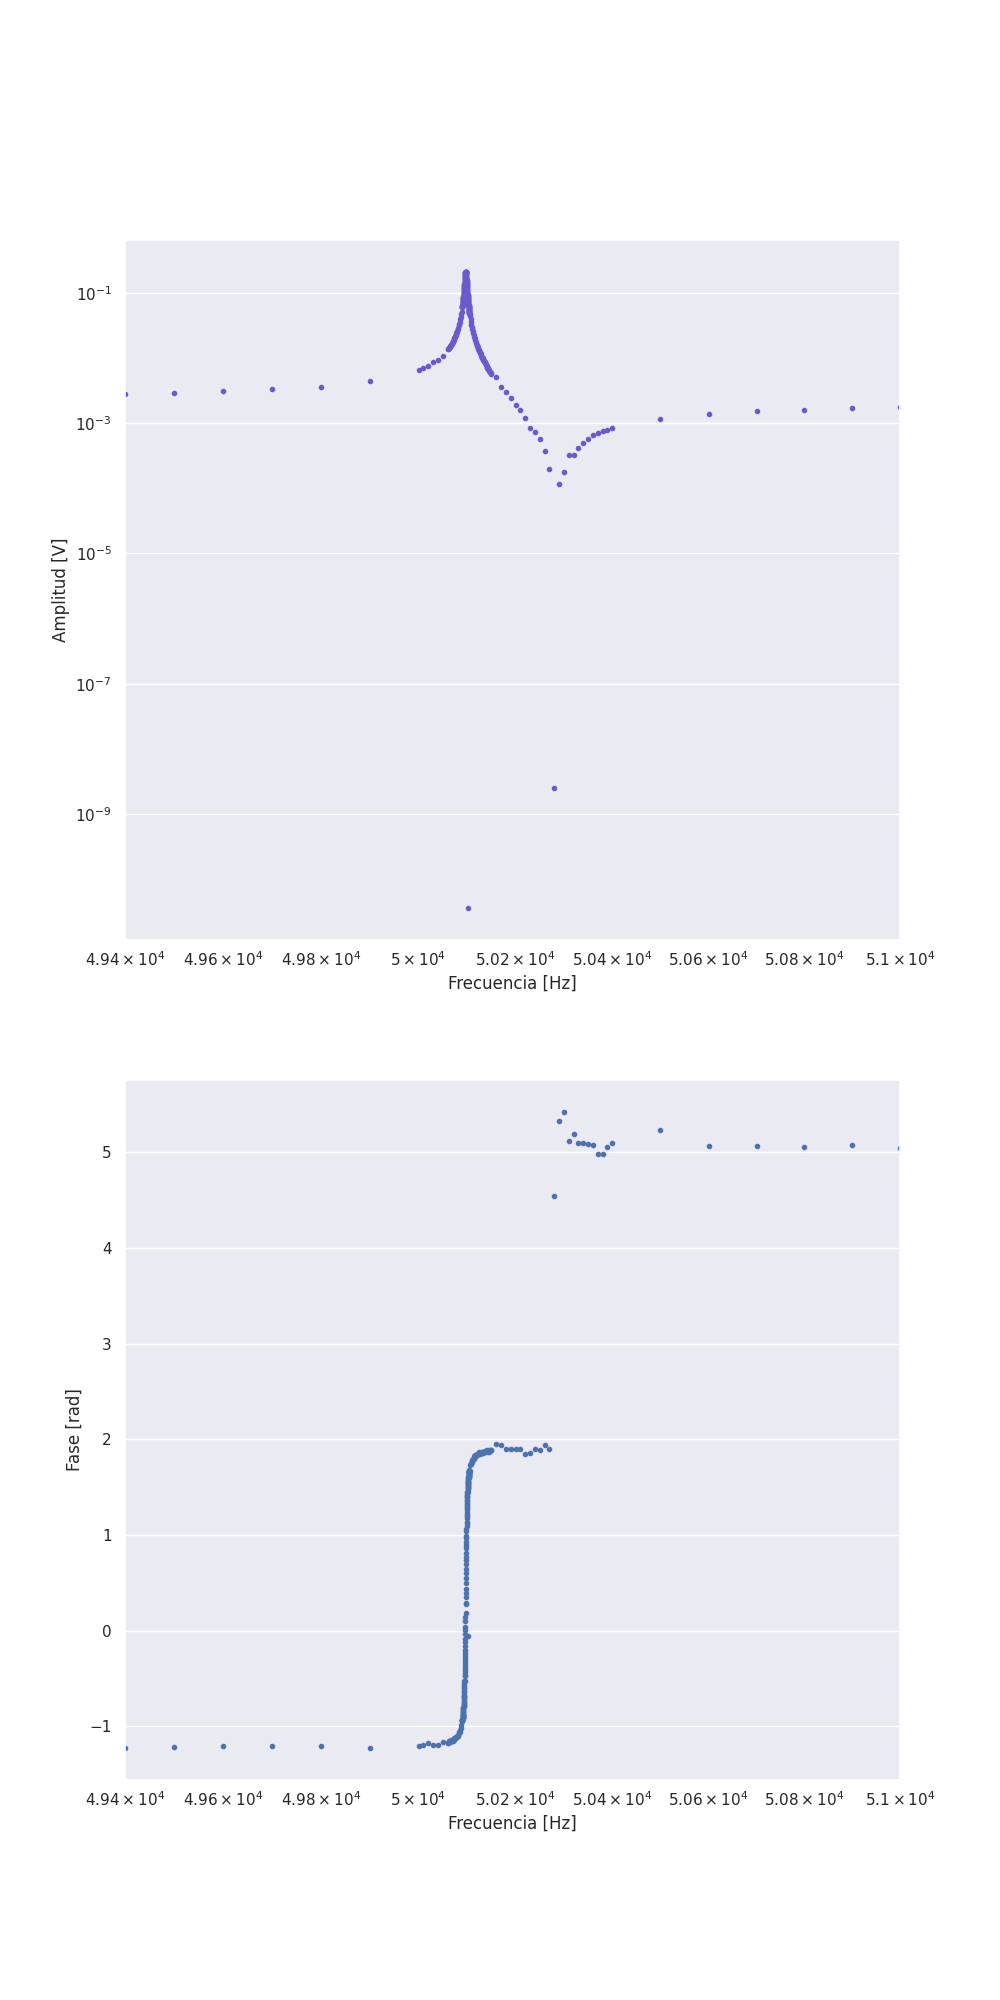

Reproduce this figure in Python.
# type: ignore
import matplotlib.pyplot as plt
import numpy as np
import pandas as pd
import seaborn as sb
from scipy.optimize import curve_fit

sb.set_theme()

frecuencies, phases, phases_err, ch1, ch1_err, ch2, ch2_err = pd.read_csv(
    "data.csv"
).values.transpose()


fig, (amp, pha) = plt.subplots(2, 1, figsize=(10, 20))


amp.set_xlim(49_400, 51_000)
amp.set_xlabel("Frecuencia [Hz]")
amp.set_ylabel("Amplitud [V]")
amp.set_xscale("log")
amp.set_yscale("log")
amp.plot(frecuencies, ch1, ".", color="slateblue")

pha.set_xlim(49_400, 51_000)
pha.set_xlabel("Frecuencia [Hz]")
pha.set_ylabel("Fase [rad]")
pha.set_xscale("log")
# pha.set_yscale("log")
pha.plot(frecuencies, phases, ".")

fig.savefig("figura.png")

R2 = 9_800

datos = R2**2 * (0.3 / ch1 - 1) ** 2

f0 = frecuencies[np.argmax(ch1)]


def ajuste(f, Q, A, B):
    choclo1 = 1 + Q**2 * (f / f0 - f0 / f) ** 2
    choclo2 = (f / f0) ** 2 + (B - Q * ((f / f0) ** 2 - 1)) ** 2
    return A * choclo1 / choclo2


coefs, cov = curve_fit(
    ajuste,
    frecuencies,
    datos,
    [
        1000,
        np.mean(datos),
        10,
    ],
    bounds=([0, 0, 0], [np.inf, np.inf, np.inf]),
)
errors = np.sqrt(np.diag(cov))

print(f"{f0:.5E} +- {0}")
for c, err in zip(coefs, errors):
    print(f"{c:.5E} +- {err:.5E}")


x_fit = np.logspace(
    np.log10(np.min(frecuencies)), np.log10(np.max(frecuencies)), 10_000
)
y_fit = ajuste(x_fit, *coefs)

fig = plt.figure(1)
plt.xlim(49_000, 51_000)
plt.xscale("log")
plt.yscale("log")
plt.plot(x_fit, y_fit)
plt.plot(frecuencies, datos, ".")
plt.savefig("test.png")
